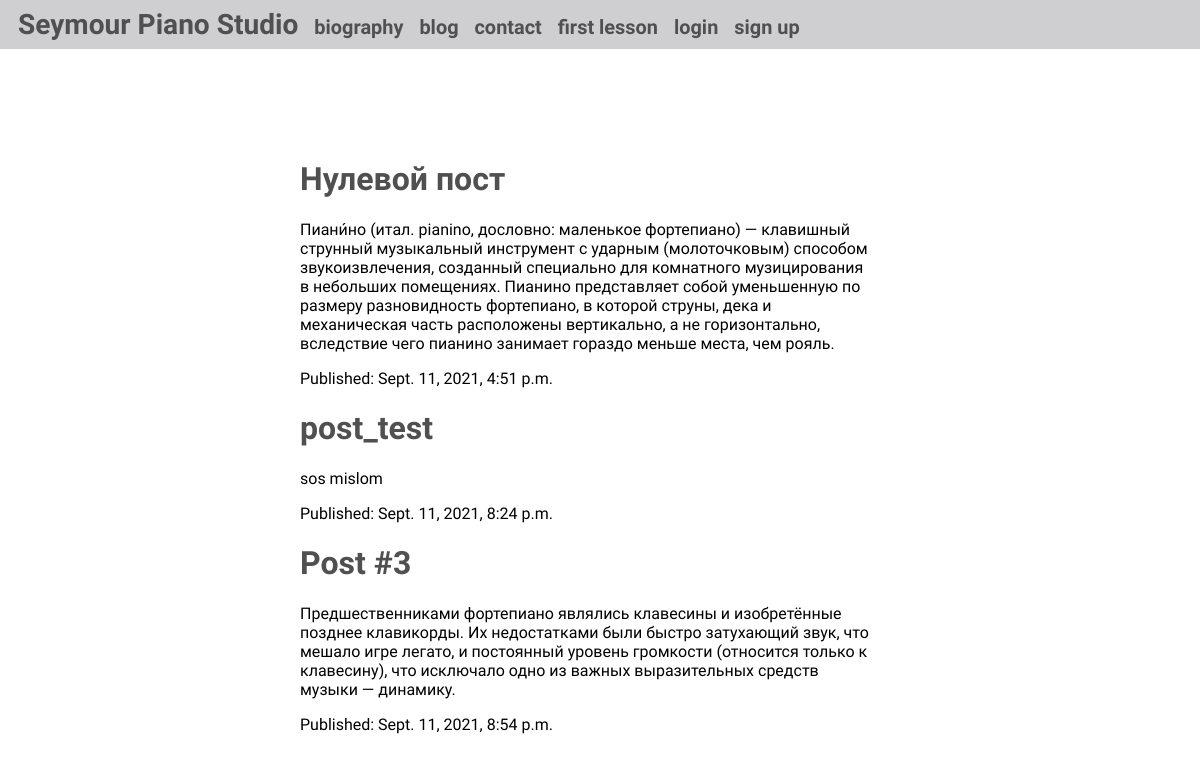
Page /blog/ on the earlier database version.
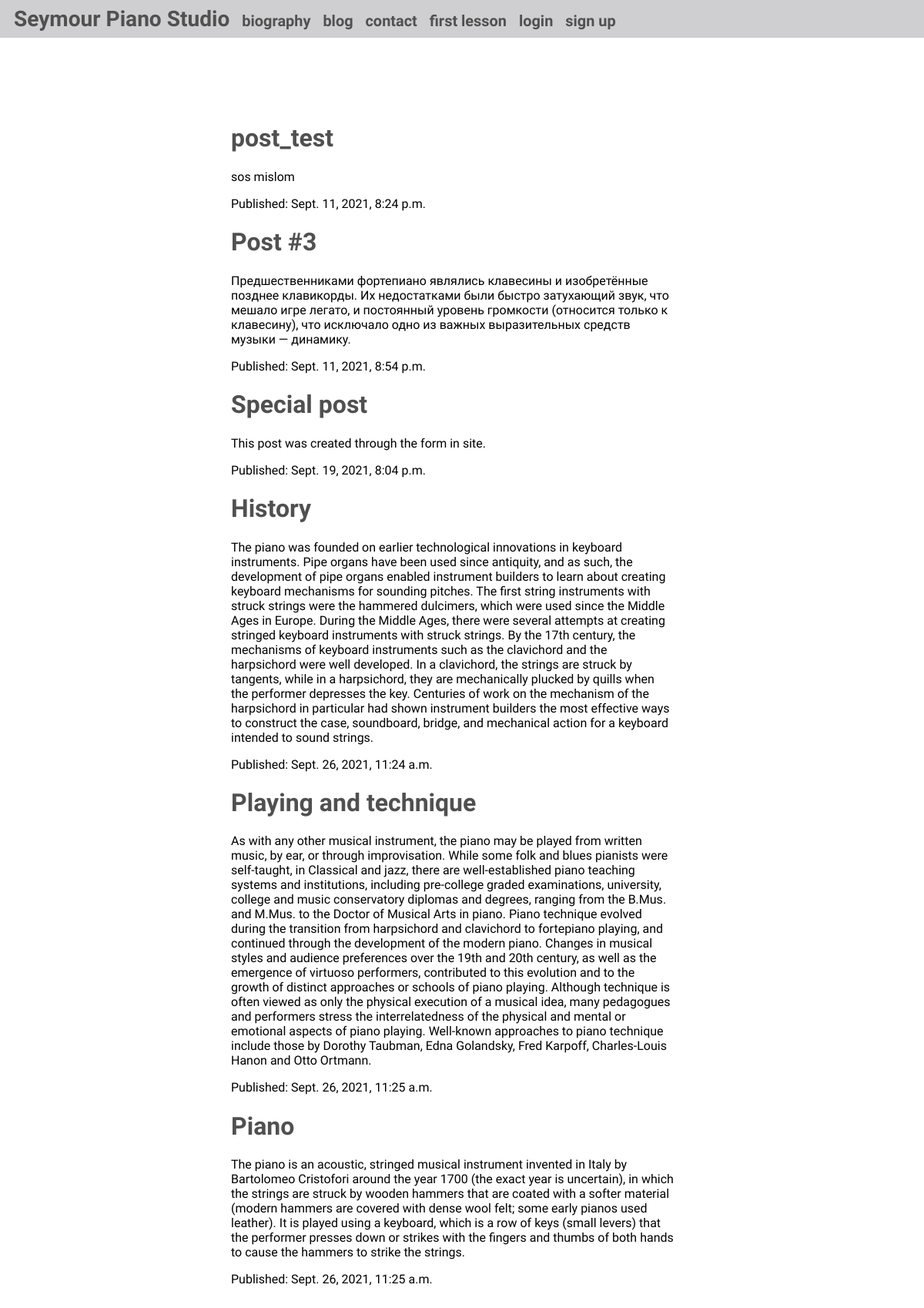
Same page on the later database version.
### blog/models.py (models this page shows, shortened)
class Post(models.Model):
    title = models.CharField(max_length=200)
    text = models.TextField()
    created_date = models.DateTimeField(default=timezone.now)
    published_date = models.DateTimeField(blank=True, null=True)

### blog/views.py (the view)
# urls.py: path('', views.post_list, name='post_list'),
def post_list(request):
    posts = Post.objects.filter(published_date__lte=timezone.now()).order_by('published_date')
    return render(request, 'blog/post_list.html', {'posts': posts})

### blog/templates/blog/post_list.html (shortened to what this page needs)
{% extends 'main/base.html' %}
{% load static %}
{% block style %}
    <link rel="stylesheet" href="{% static 'css/blog.css' %}">
{% endblock %}
{% block content %}
    <div id="blog-conteiner">
        {% for post in posts %}
        <div class="post">
            <h1 class="post_title"><a  href="{% url 'post_detail' pk=post.pk %}">{{ post.title }}</a></h1>
            <p class="post_text">{{ post.text|linebreaksbr }}</p>
            <div class="date">
                <p class="pub_date">Published: {{ post.published_date }}</p>
            </div>
        </div>
        {% endfor %}
    </div>
{% endblock %}

### main/templates/main/base.html (shortened to what this page needs)
{% load static %}
<!DOCTYPE html>
<html lang="en">
    <head>
        <link rel="stylesheet" href="{% static 'css/base.css' %}">
        {% block style %}
        {% endblock %}
    </head>
    <body>
        <div class="page-header">
            <div class="nav-bar">
                <h3><a href="/"> Seymour Piano Studio </a></h3>
                <h5><a href="/biography">biography</a></h5>
                <h5><a href="/blog">blog</a></h5>
                <h5><a href="/contacts">contact</a></h5>
                <h5><a href="/trial">first lesson</a></h5>
                {% if user.is_authenticated %}
                    <h5><a href="/account">account</a></h5>
                    <h5><a href="/timepad">timepad</a></h5>
                    <form id="logout-link" action="{% url 'account:logout' %}" method="post">
                        {% csrf_token %}
                        <button type="submit">logout</button>
                    </form>
                {% else %}
                    <h5><a href="/account/login">login</a></h5>
                    <h5><a href="/account/sign_up">sign up</a></h5>
                {% endif %}
            </div>
        </div>
        <div class="content-container">
            <div class="row">
                <div class="col-md-8">
                {% block content %}
                {% endblock %}
                </div>
            </div>
        </div>
    </body>
</html>

### main/static/css/base.css (style rules this page uses)
body { background-color: #ffffff; font-family: 'Benne', serif; padding: 0 0; margin: auto; width: 100%; }
.page-header { width: 100%; min-width: 300px; margin: 0; padding: 8px; font-size: x-large; background-color: #cfcfd1; position: fixed; z-index: 1000; }
.content-container { padding: 89px 7% 50px 13%; min-height: 400px; }
.nav-bar > h3 { margin: 0; padding-right: auto; padding-left: 10px; display: inline-block; }
.nav-bar > h5, h6, form { margin: 0; padding-left: 10px; display: inline-block; }
a { color: #505050; text-decoration: none; }

### blog/static/css/blog.css (style rules this page uses)
#blog-conteiner { padding: 50px 25% 50px 15%; }

Differences in the rows shown:
added Post: title "Special post", text "This post was created through the form in site.", published_date "Sept. 19, 2021, 8:04 p.m."
added Post: title "History", text "The piano was founded on earlier technological innovations in keyboard instruments. Pipe organs have been used since antiquity, and as such, the development of pipe organs enabled instrument builders to learn about creating keyboard mechanisms for sounding pitches. The first string instruments with struck strings were the hammered dulcimers, which were used since the Middle Ages in Europe. During the Middle Ages, there were several attempts at creating stringed keyboard instruments with struck strings. By the 17th century, the mechanisms of keyboard instruments such as the clavichord and the harpsichord were well developed. In a clavichord, the strings are struck by tangents, while in a…", published_date "Sept. 26, 2021, 11:24 a.m."
added Post: title "Playing and technique", text "As with any other musical instrument, the piano may be played from written music, by ear, or through improvisation. While some folk and blues pianists were self-taught, in Classical and jazz, there are well-established piano teaching systems and institutions, including pre-college graded examinations, university, college and music conservatory diplomas and degrees, ranging from the B.Mus. and M.Mus. to the Doctor of Musical Arts in piano. Piano technique evolved during the transition from harpsichord and clavichord to fortepiano playing, and continued through the development of the modern piano. Changes in musical styles and audience preferences over the 19th and 20th century, as well as…", published_date "Sept. 26, 2021, 11:25 a.m."
changed Post: title "Нулевой пост" → "Piano"; text "Пиани́но (итал. pianino, дословно: маленькое фортепиано) — клавишный струнный музыкальный инструмент с ударным (молоточковым) способом звукоизвлечения, созданный специально для комнатного музицирования в небольших помещениях. Пианино представляет собой уменьшенную по размеру разновидность фортепиано, в которой струны, дека и механическая часть расположены вертикально, а не горизонтально, вследствие чего пианино занимает гораздо меньше места, чем рояль." → "The piano is an acoustic, stringed musical instrument invented in Italy by Bartolomeo Cristofori around the year 1700 (the exact year is uncertain), in which the strings are struck by wooden hammers that are coated with a softer material (modern hammers are covered with dense wool felt; some early pianos used leather). It is played using a keyboard, which is a row of keys (small levers) that the performer presses down or strikes with the fingers and thumbs of both hands to cause the hammers to strike the strings."; published_date "Sept. 11, 2021, 4:51 p.m." → "Sept. 26, 2021, 11:25 a.m."; moves down the list
